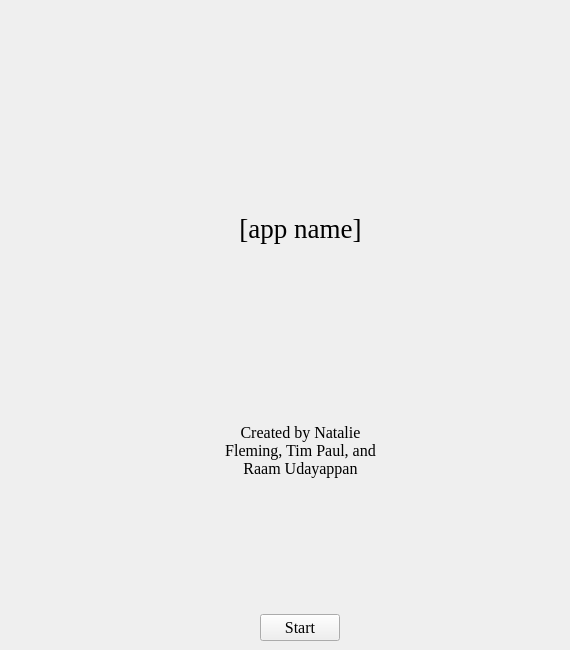
    <widget class="QWidget" name="startpage">
     <widget class="QWidget" name="verticalLayoutWidget_2">
      <property name="geometry">
       <rect>
        <x>40</x>
        <y>40</y>
        <width>521</width>
        <height>601</height>
       </rect>
      </property>
      <layout class="QVBoxLayout" name="startpagelayout">
       <item>
        <spacer name="topnamespacer">
         <property name="orientation">
          <enum>Qt::Vertical</enum>
         </property>
         <property name="sizeType">
          <enum>QSizePolicy::Fixed</enum>
         </property>
         <property name="sizeHint" stdset="0">
          <size>
           <width>20</width>
           <height>80</height>
          </size>
         </property>
        </spacer>
       </item>
       <item>
        <widget class="QLabel" name="appnamelabel">
         <property name="sizePolicy">
          <sizepolicy hsizetype="MinimumExpanding" vsizetype="MinimumExpanding">
           <horstretch>0</horstretch>
           <verstretch>0</verstretch>
          </sizepolicy>
         </property>
         <property name="font">
          <font>
           <family>Georgia</family>
           <pointsize>20</pointsize>
           <kerning>true</kerning>
          </font>
         </property>
         <property name="text">
          <string>[app name]</string>
         </property>
         <property name="alignment">
          <set>Qt::AlignCenter</set>
         </property>
         <property name="wordWrap">
          <bool>true</bool>
         </property>
        </widget>
       </item>
       <item>
        <widget class="QLabel" name="creatorslabel">
         <property name="sizePolicy">
          <sizepolicy hsizetype="MinimumExpanding" vsizetype="MinimumExpanding">
           <horstretch>0</horstretch>
           <verstretch>0</verstretch>
          </sizepolicy>
         </property>
         <property name="font">
          <font>
           <family>Georgia</family>
           <pointsize>12</pointsize>
           <kerning>true</kerning>
          </font>
         </property>
         <property name="text">
          <string>Created by Natalie 
Fleming, Tim Paul, and 
Raam Udayappan</string>
         </property>
         <property name="alignment">
          <set>Qt::AlignCenter</set>
         </property>
         <property name="wordWrap">
          <bool>true</bool>
         </property>
        </widget>
       </item>
       <item>
        <spacer name="creatorsbuttonspacer">
         <property name="orientation">
          <enum>Qt::Vertical</enum>
         </property>
         <property name="sizeType">
          <enum>QSizePolicy::Fixed</enum>
         </property>
         <property name="sizeHint" stdset="0">
          <size>
           <width>20</width>
           <height>50</height>
          </size>
         </property>
        </spacer>
       </item>
       <item>
        <layout class="QHBoxLayout" name="startbuttonlayout">
         <item>
          <widget class="QPushButton" name="startbutton">
           <property name="sizePolicy">
            <sizepolicy hsizetype="Fixed" vsizetype="Fixed">
             <horstretch>0</horstretch>
             <verstretch>0</verstretch>
            </sizepolicy>
           </property>
           <property name="font">
            <font>
             <family>Georgia</family>
             <pointsize>12</pointsize>
            </font>
           </property>
           <property name="text">
            <string>Start</string>
           </property>
          </widget>
         </item>
        </layout>
       </item>
      </layout>
     </widget>
    </widget>
